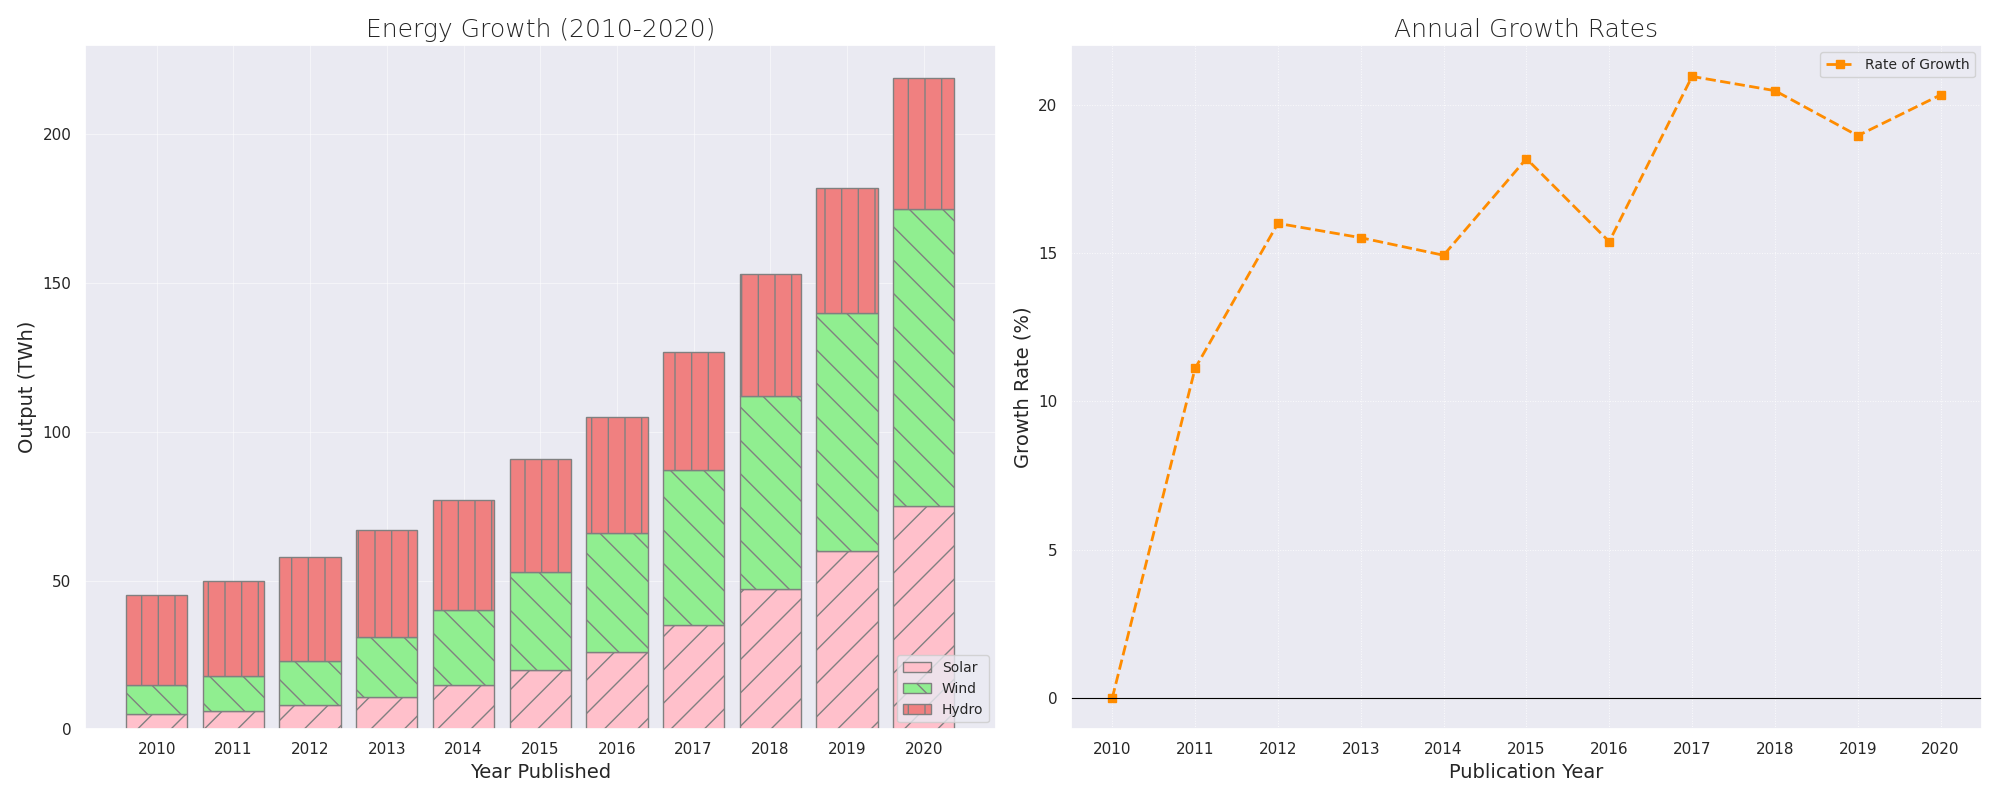

Source code (Python):
import matplotlib.pyplot as plt
import numpy as np

years = np.arange(2010, 2021)
solar_energy = np.array([5, 6, 8, 11, 15, 20, 26, 35, 47, 60, 75])
wind_energy = np.array([10, 12, 15, 20, 25, 33, 40, 52, 65, 80, 100])
hydropower_energy = np.array([30, 32, 35, 36, 37, 38, 39, 40, 41, 42, 44])
cumulative_energy = solar_energy + wind_energy + hydropower_energy
percentage_growth = np.zeros(len(years))
percentage_growth[1:] = 100 * (cumulative_energy[1:] - cumulative_energy[:-1]) / cumulative_energy[:-1]

fig, axs = plt.subplots(1, 2, figsize=(20, 8))

# First subplot: Stacked bar chart with new colors
axs[0].bar(years, solar_energy, label='Solar', color='pink', edgecolor='gray', hatch='/')
axs[0].bar(years, wind_energy, bottom=solar_energy, label='Wind', color='lightgreen', edgecolor='gray', hatch='\\')
axs[0].bar(years, hydropower_energy, bottom=solar_energy + wind_energy, label='Hydro', color='lightcoral', edgecolor='gray', hatch='|')

axs[0].set_title('Energy Growth (2010-2020)', fontsize=18, fontweight='light')
axs[0].set_xlabel('Year Published', fontsize=14)
axs[0].set_ylabel('Output (TWh)', fontsize=14)
axs[0].set_xticks(years)
axs[0].set_yticks(np.arange(0, 250, 50))
axs[0].legend(loc='lower right', fontsize=10)
axs[0].grid(True, which='both', linestyle='-', linewidth=0.8, alpha=0.5)

# Second subplot: Line plot for percentage growth with a new color
axs[1].plot(years, percentage_growth, marker='s', linestyle='--', color='darkorange', linewidth=2, label='Rate of Growth')
axs[1].set_title('Annual Growth Rates', fontsize=18, fontweight='light')
axs[1].set_xlabel('Publication Year', fontsize=14)
axs[1].set_ylabel('Growth Rate (%)', fontsize=14)
axs[1].set_xticks(years)
axs[1].axhline(0, color='black', linewidth=0.8)
axs[1].grid(True, which='both', linestyle=':', linewidth=0.7, alpha=0.8)
axs[1].legend(loc='upper right', fontsize=10)

plt.tight_layout()
plt.show()
